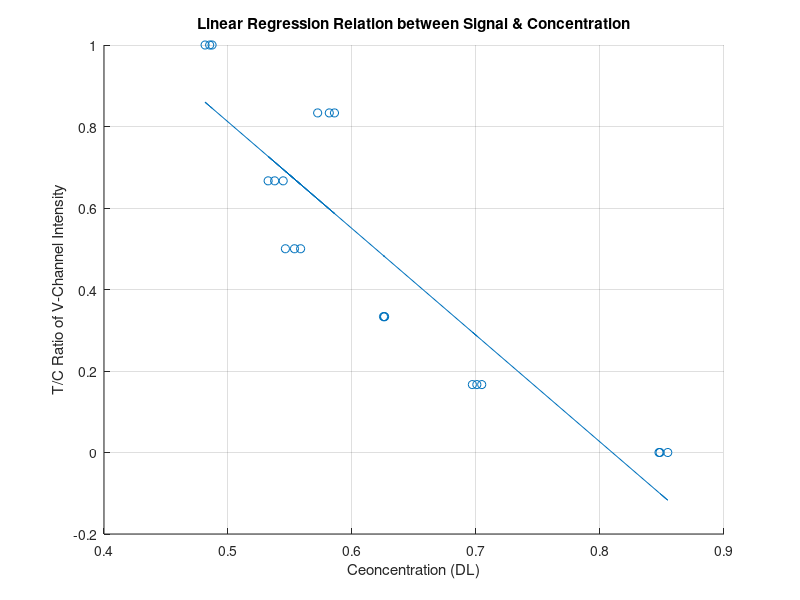

This chart was generated by the following MATLAB code:
% Clear history
clc;
clear all;
close all;

load v_ratios;
y = zeros(1, 21);
x = zeros(1, 21);
concentrations = 0:6;
i = 1;
for m = 1 : 7
    for n = 1 : 3
        y(i) = v_ratios(m,n);
        x(i) = concentrations(m) / 6;
        i = i + 1;
    end
end

temp = x;
x = y;
y = temp;

p = polyfit(x, y, 1);
yfit = polyval(p,x);

scatter(x,y)
hold on
plot(x, yfit)
grid on
title("Linear Regression Relation between Signal & Concentration");
xlabel("Ceoncentration (DL)");
ylabel("T/C Ratio of V-Channel Intensity");

yresid = y - yfit;
SSresid = sum(yresid.^2);
SStotal = (length(y)-1) * var(y);
rsq = 1 - SSresid/SStotal;